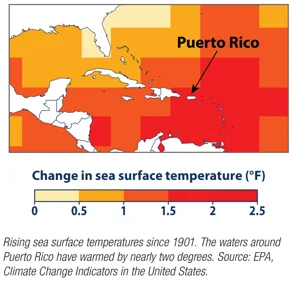
#> input picture asset_run_history/2026-06-08/0352_UTC/data/assets/thumbs/ast_99d9a78f563dbe.webp, 300 x 281 px
$ python -i validate_hsd_template_fidelity_v4.py   (imports and definitions only)
#> lines starting #> are read from the running program, lines starting #| are printed output that depends on the picture
#> further down, picture is the input picture: PIL image 300x281 RGB; mean R, G, B 235.9, 177.5, 152.4
from __future__ import annotations

import argparse
import csv
import json
import math
import re
from datetime import datetime, timezone
from pathlib import Path
from typing import Any, Dict, Iterable, List, Tuple

from PIL import Image, ImageChops, ImageDraw, ImageFilter, ImageFont, ImageOps, ImageStat

VERSION = "v1.0-phase6c-template-fidelity-gate"
MATRIX = Path("config/graphics/v4/fidelity/template_fidelity_matrix_v4.json")
RENDERER_ROOT = Path("outputs/latest/HSD_TEMPLATE_FACTORY/template_renderer_v4")
RENDER_MANIFEST_CSV = RENDERER_ROOT / "hsd_template_renderer_v4_manifest.csv"
REPORT_JSON = Path("template_fidelity_v4_report.json")
REPORT_MD = Path("template_fidelity_v4_report.md")
FIDELITY_DIR = RENDERER_ROOT / "fidelity"
CONTACT_SHEET = FIDELITY_DIR / "template_fidelity_v4_contact_sheet.jpg"
DIFF_SHEET = FIDELITY_DIR / "template_fidelity_v4_diff_sheet.jpg"
COMPARISON_DIR = FIDELITY_DIR / "comparisons"
CSV_REPORT = FIDELITY_DIR / "template_fidelity_v4_rows.csv"

ROW_FIELDS = [
    "template_id", "platform", "headline", "render_path", "baseline_path", "layout_reference_path",
    "dimensions_ok", "structure_score", "tone_score", "edge_similarity", "dark_ratio_delta",
    "palette_distance", "overall_score", "fidelity_status", "reasons", "comparison_path", "diff_path"
]


def now_iso() -> str:
    return datetime.now(timezone.utc).isoformat()


def clean(value: Any) -> str:
    return re.sub(r"\s+", " ", str(value or "")).strip()


def slug(value: Any) -> str:
    return re.sub(r"[^a-z0-9]+", "-", clean(value).lower()).strip("-") or "item"


# [31 lines left out: functions read_json, read_csv, write_csv, resolve_path, not called in this run]


def open_rgb(path: Path) -> Image.Image:
    return Image.open(path).convert("RGB")


# [4 lines left out: function fit_to, not called in this run]


def gray_thumb(image: Image.Image, size: Tuple[int, int] = (96, 96)) -> Image.Image:
    return image.convert("L").resize(size, Image.Resampling.BILINEAR)


def mean_abs_diff(a: Image.Image, b: Image.Image) -> float:
    diff = ImageChops.difference(a, b).convert("L")
    return float(ImageStat.Stat(diff).mean[0])


def tone_score(render: Image.Image, baseline: Image.Image) -> float:
    diff = mean_abs_diff(gray_thumb(render), gray_thumb(baseline))
    return max(0.0, min(1.0, 1.0 - diff / 255.0))


# [17 lines left out: functions edge_hist, edge_similarity, dark_ratio, not called in this run]


def dominant_colors(image: Image.Image, colors: int = 8) -> List[Tuple[int, int, int]]:
#> called with colors = 8
    small = image.convert("RGB").resize((96, 96), Image.Resampling.BILINEAR)
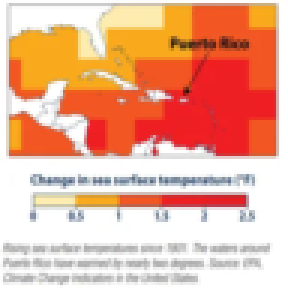
#> small: PIL image 96x96 RGB (shown 3 times larger); mean R, G, B 235.9, 177.5, 152.4
    quantized = small.quantize(colors=colors, method=Image.Quantize.MEDIANCUT).convert("RGB")
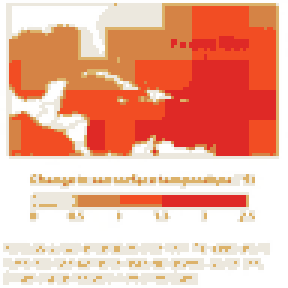
#> quantized: PIL image 96x96 RGB (shown 3 times larger); mean R, G, B 238.2, 177.2, 156.9
    ranked = quantized.getcolors(96 * 96) or []
#> ranked = [(2051, (255, 255, 255)), (1042, (254, 254, 254)), (503, (220, 178, 106)), (1149, (223, 41, 38)), (1732, (236, 232, 222)), (188, (255, 255, 254)), (1392, (242, 77, 35)), (1159, (213, 131, 69))]
    ranked.sort(reverse=True)
    return [color for _count, color in ranked[:colors]]


def color_distance(a: Tuple[int, int, int], b: Tuple[int, int, int]) -> float:
    return math.sqrt(sum((x - y) ** 2 for x, y in zip(a, b)))


# [192 lines left out: functions palette_distance, structure_score, diff_image, label, make_comparison, sheet and 4 more, not called in this run]


# [2 lines not run here, left out]

>>> from PIL import Image
>>> picture = Image.open('../asset_run_history/2026-06-08/0352_UTC/data/assets/thumbs/ast_99d9a78f563dbe.webp')
>>> result = dominant_colors(picture)
#> result = [(255, 255, 255), (236, 232, 222), (242, 77, 35), (213, 131, 69), (223, 41, 38), (254, 254, 254), (220, 178, 106), (255, 255, 254)]

$ run again, on asset_run_history/2026-06-08/0352_UTC/data/assets/thumbs/ast_a91a4e12413928.webp
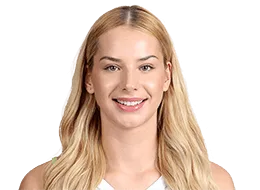
#> input picture asset_run_history/2026-06-08/0352_UTC/data/assets/thumbs/ast_a91a4e12413928.webp, 260 x 190 px
#> picture is the input picture: PIL image 260x190 RGBA; mean R, G, B, A 104.6, 85.2, 72.2, 117.8
#> in dominant_colors, `small = image.convert("RGB").resize((96, 96), Image.Resampling.BILINEAR)`:
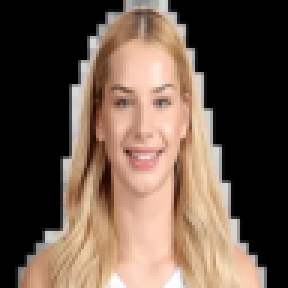
#> small: PIL image 96x96 RGB (shown 3 times larger); mean R, G, B 104.6, 85.2, 72.2
#> in dominant_colors, `quantized = small.quantize(colors=colors, method=Image.Quantize.MEDIAN..`:
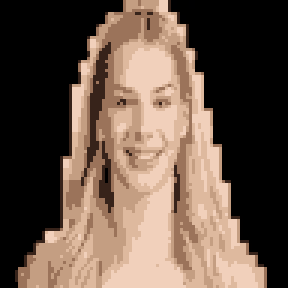
#> quantized: PIL image 96x96 RGB (shown 3 times larger); mean R, G, B 104.4, 85.4, 72.5
#> ranked = [(1188, (222, 185, 158)), (903, (155, 115, 90)), (346, (55, 35, 26)), (26, (0, 0, 1)), (1278, (196, 158, 130)), (1197, (241, 208, 187)), (99, (1, 0, 0)), (4179, (0, 0, 0))]
#> result = [(0, 0, 0), (196, 158, 130), (241, 208, 187), (222, 185, 158), (155, 115, 90), (55, 35, 26), (1, 0, 0), (0, 0, 1)]
